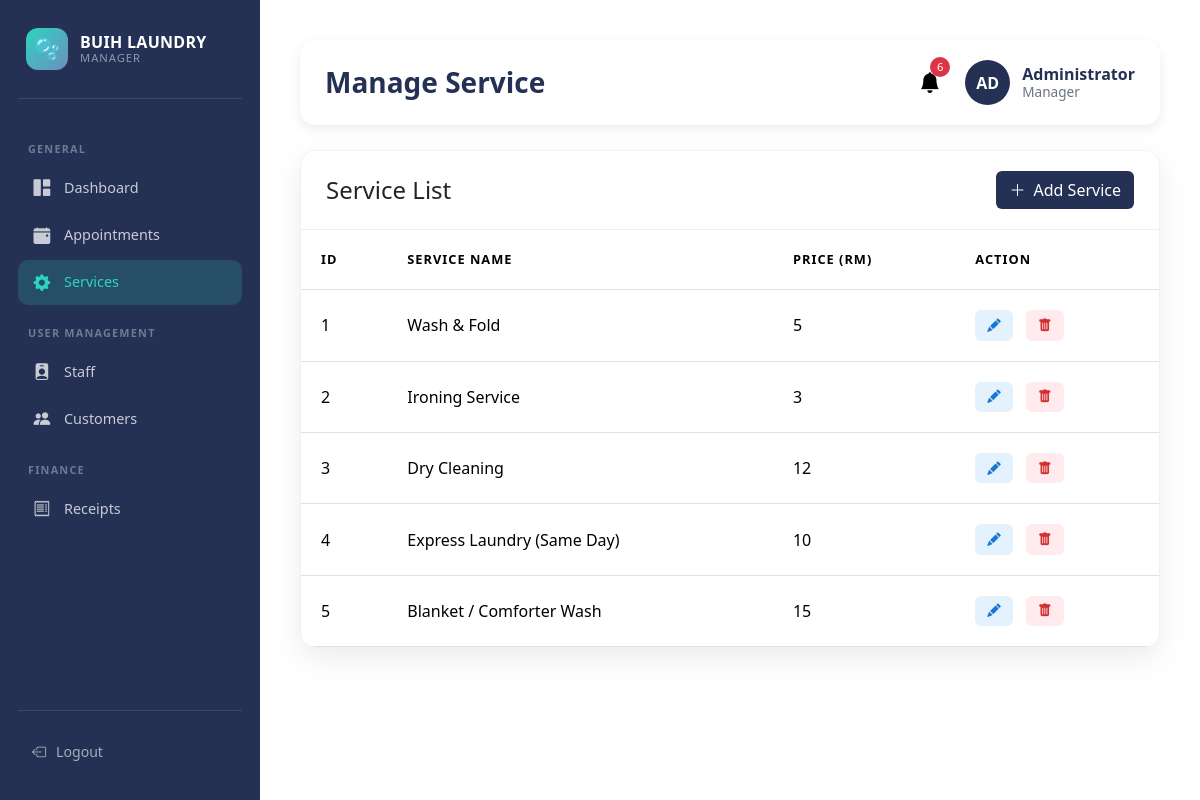
Page /admin/manageService.php on the committed database.
### tables this page shows
CREATE TABLE `service` (
  `Service_ID` int(10) NOT NULL,
  `Service_Name` varchar(50) NOT NULL,
  `Price` int(11) NOT NULL
);

### admin/manageService.php (the view, shortened to what this page needs)
<?php
include("../config/database.php");
$query = "SELECT
        Service_ID,
        Service_Name,
        Price
        FROM service";
$result = $conn->query($query);
?>
<!DOCTYPE html>
<html lang="en">
<head>
<link href="https://cdn.jsdelivr.net/npm/bootstrap@5.3.3/dist/css/bootstrap.min.css" rel="stylesheet">
<link rel="stylesheet" href="https://cdn.jsdelivr.net/npm/bootstrap-icons@1.11.3/font/bootstrap-icons.min.css">
</head>
<body>
<div class="wrapper">
    <nav class="sidebar">
        <div class="sidebar-logo">
            <div class="logo-bubble">🫧</div>
            <div class="logo-text">
                 <div class="logo-name">BUIH LAUNDRY</div>
                  <div class="logo-sub">Manager</div>
            </div>
        </div>
        <div class="nav-label">General</div>
        <a href="adminDashboard.php" class="nav-link-item ">
            <i class="bi bi-grid-1x2-fill"></i> Dashboard
        </a>
        <a href="manageAppt.php" class="nav-link-item">
            <i class="bi bi-calendar-event-fill"></i> Appointments
        </a>
        <a href="manageService.php" class="nav-link-item active">
            <i class="bi bi-gear-fill"></i> Services
        </a>
        <div class="nav-label">User Management</div>
        <a href="manageStaff.php" class="nav-link-item">
            <i class="bi bi-person-badge-fill"></i> Staff
        </a>
        <a href="manageCustomer.php" class="nav-link-item">
            <i class="bi bi-people-fill"></i> Customers
        </a>
          <div class="nav-label">Finance</div>
        <a href="manageReceipt.php" class="nav-link-item">
            <i class="bi bi-receipt"></i> Receipts
        </a>
        <div class="sidebar-footer">
            <a href="loginAdmin.php" class="logout-btn">
                <i class="bi bi-box-arrow-left"></i> Logout
            </a>
        </div>
    </nav>
    <main class="main-content">
          <div class="dashboard-header">
            <h3>Manage Service</h3>
             <div class="header-right">
                <?php include("notification.php"); ?>
                <div class="admin-profile">
                    <div class="avatar">
                        AD
                    </div>
                <div class="admin-info">
                    <div class="admin-name">Administrator</div>
                    <small class="admin-role">Manager</small>
                </div>
</div>
</div>
        </div>
        <div class="table-container">
            <div class="card-header d-flex justify-content-between align-items-center">
                <h4 class="mb-0">Service List</h4>
            <a href="createService.php" class="btn" style="background:#253154; color:white;">
             <i class="bi bi-plus-lg me-1"></i> Add  Service</a>
            </div>
            <table class="table table-hover align-middle">
                <thead>
                    <tr>
                        <th> ID</th>
                        <th>Service Name</th>
                        <th>Price (RM)</th>
                        <th>Action</th>
                    </tr>
                </thead>
                <tbody>
                    <?php while ($row = $result->fetch_assoc()): ?>
                    <tr>
                        <td><?= htmlspecialchars($row['Service_ID']) ?></td>
                        <td><?= htmlspecialchars($row['Service_Name']) ?></td>
                        <td><?= htmlspecialchars($row['Price']) ?></td>
                        <td>
                            <div class="d-flex gap-2">
                                <a href="editService.php?id=<?= $row['Service_ID'] ?>" class="btn-action edit-btn"><i class="bi bi-pencil-fill"></i></a>
                                 <a href="deleteService.php?id=<?= $row['Service_ID'] ?>" class="btn-action delete-btn"
                                onclick="return confirm('Are you sure you want to delete this service, this action cannot be undone.');">
                                <i class="bi bi-trash-fill"></i></a>
                            </div>
                        </td>
                    </tr>
                    <?php endwhile; ?>
                </tbody>
            </table>
        </div>
    </main>
</div>
</body>
</html>

### admin/manageService.php (style rules this page uses)
:root { --brand: #253154; --brand-lite: #2e3d66; --accent: #2dd4bf; --accent2: #6c8ebf; --bg: #f0f2f7; --white: #ffffff; --text-dark: #1a2340; --text-muted: #6b7a99; --radius-lg: 16px; --radius-md: 12px; --shadow-sm: 0 2px 8px rgba(37,49,84,.08); --shadow-md: 0 6px 24px rgba(37,49,84,.12); }
body { background:#f5f7fa; font-family: 'Segoe UI', Tahoma, Geneva, Verdana, sans-serif; }
.wrapper { display: flex; width: 100%; min-height: 100vh; }
.dashboard-header h3 { margin:0; color:#253154; font-weight:600; }
.dashboard-header { display:flex; justify-content:space-between; align-items:center; margin-bottom:25px; padding:20px 25px; background:#fff; border-radius:15px; box-shadow:0 4px 12px rgba(0,0,0,0.08); }
.header-right { display: flex; align-items: center; gap: 20px; }
.admin-profile { display:flex; align-items:center; gap:12px; }
.avatar { width: 45px; height: 45px; border-radius: 50%; background: #253154; color: white; font-weight: 600; display: flex; align-items: center; justify-content: center; }
.admin-info { display: flex; flex-direction: column; line-height: 1.2; }
.admin-name { font-weight: 600; color: #253154; }
.admin-role { font-size: 0.85rem; color: #6c757d; }
.sidebar { width: 260px; background: var(--brand); padding: 28px 18px; flex-shrink: 0; display: flex; flex-direction: column; position: sticky; top: 0; height: 100vh; overflow-y: auto; }
.sidebar-logo { display: flex; align-items: center; gap: 12px; padding: 0 8px 28px; border-bottom: 1px solid rgba(255,255,255,.1); margin-bottom: 24px; }
.logo-bubble { width: 42px; height: 42px; border-radius: 12px; background: linear-gradient(135deg, var(--accent), var(--accent2)); display: flex; align-items: center; justify-content: center; font-size: 1.3rem; }
.logo-text { line-height: 1.1; }
.logo-name { font-weight: 700; font-size: 1rem; color: #fff; letter-spacing: .3px; }
.logo-sub { font-size: .7rem; color: rgba(255,255,255,.5); text-transform: uppercase; letter-spacing: 1px; }
.nav-label { font-size: .68rem; font-weight: 600; color: rgba(255,255,255,.35); text-transform: uppercase; letter-spacing: 1.2px; padding: 0 10px; margin: 18px 0 8px; }
.nav-link-item { display: flex; align-items: center; gap: 12px; padding: 10px 14px; border-radius: 10px; color: rgba(255,255,255,.75); text-decoration: none; font-size: .9rem; font-weight: 500; transition: background .18s, color .18s; margin-bottom: 2px; }
.nav-link-item:hover, .nav-link-item.active { background: rgba(255,255,255,.12); color: #fff; }
.nav-link-item.active { background: rgba(45,212,191,.18); color: var(--accent); }
.nav-link-item i { font-size: 1.05rem; width: 20px; text-align: center; }
.sidebar-footer { margin-top: auto; padding-top: 20px; border-top: 1px solid rgba(255,255,255,.1); }
.logout-btn { display: flex; align-items: center; gap: 10px; padding: 10px 14px; border-radius: 10px; color: rgba(255,255,255,.6); text-decoration: none; font-size: .88rem; transition: background .18s, color .18s; }
.main-content { flex-grow: 1; background: #fff; padding: 40px; }
.table-container { background: white; border-radius: 16px; box-shadow: 0 10px 30px rgba(0,0,0,0.08); overflow: hidden; border: 1px solid #f0f0f0; }
.card-header { padding: 20px 25px; border-bottom: 1px solid #eee; background: #fff; }
.table { margin-bottom: 0; }
.table thead { background-color: #f8f9fa; text-transform: uppercase; font-size: 0.8rem; letter-spacing: 1px; color: #6c757d; }
.table td, .table th { padding: 1.25rem; vertical-align: middle; }
.btn-action { padding: 5px 12px; border-radius: 6px; text-decoration: none; font-size: 0.85rem; margin-right: 5px; }
.edit-btn { background: #e3f2fd; color: #1976d2; }
.delete-btn { background: #ffebee; color: #d32f2f; }

### rows in the picture
service: Service_ID "1", Service_Name "Wash & Fold", Price "5"
service: Service_ID "2", Service_Name "Ironing Service", Price "3"
service: Service_ID "3", Service_Name "Dry Cleaning", Price "12"
service: Service_ID "4", Service_Name "Express Laundry (Same Day)", Price "10"
service: Service_ID "5", Service_Name "Blanket / Comforter Wash", Price "15"

### other values in the picture
$total "6"
